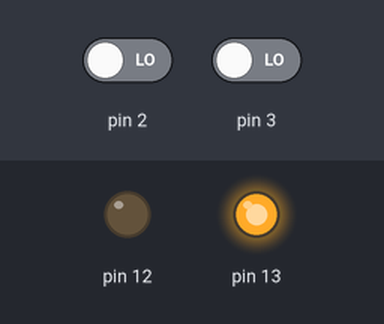
Simulated run of this sketch. Board: Arduino Uno, built with avr-gcc and run on an emulated ATmega328P. Shown: output pins drawn as LEDs (lit = HIGH). The test bench sets the inputs (shaded band); at power-on: pin 2 LOW, pin 3 LOW. Random numbers use the default seed unless the sketch sets one.

Above: at 3.0 s.
3.1 s: pin 2 driven HIGH
At 4.7 s:
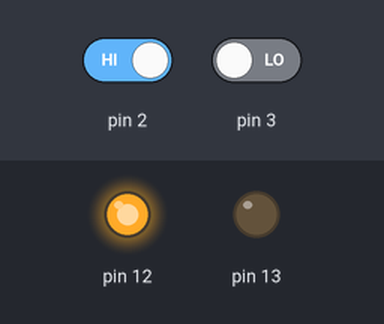
5.6 s: pin 3 driven HIGH
At 6.7 s:
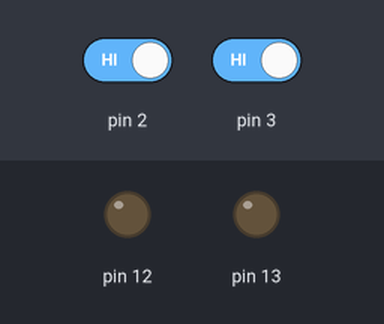
7.1 s: pin 3 driven LOW
At 8.1 s:
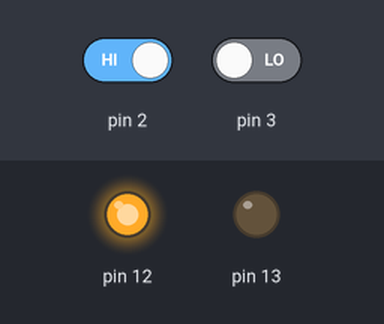
Timing chart, 0 to 10.1 s (numbered marks = the images above; inputs shaded):
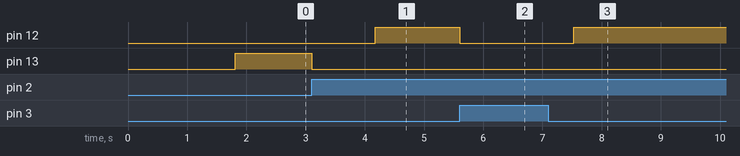

The sketch:

randomLight.ino
```cpp
class ButtonControl {
    public:
        ButtonControl(){};
        ButtonControl(int led, int button);
        int getLedPin();
        int getButtonPin();
    private:
        int ledPin, buttonPin;
};

//Constructor member function
ButtonControl::ButtonControl(int led, int button) {
    ledPin = led;
    buttonPin = button;
    pinMode(led, OUTPUT);
    pinMode(button, INPUT);
}

int ButtonControl::getLedPin() {
    return ledPin;
}

int ButtonControl::getButtonPin() {
    return buttonPin;
}

const int NUM_LEDS = 2;
const int MIN_DELAY = 1000;
const int MAX_DELAY = 2000;
ButtonControl buttonControls[NUM_LEDS] = { ButtonControl(12, 3), ButtonControl(13, 2) };
ButtonControl _currentControl;
ButtonControl *currentControl = &_currentControl;

void setup() {
    Serial.begin(9600);
    lightRandom();
}

void loop() {
    int ledPin = currentControl->getLedPin();
    if (ledPin != NULL && digitalRead(currentControl->getButtonPin()) == LOW) {
        digitalWrite(ledPin, HIGH);
    } else {
        digitalWrite(ledPin, LOW);
        lightRandom();
    }
}

void lightRandom() {
    delay(random(MIN_DELAY, MAX_DELAY));
    currentControl = &buttonControls[random(0, NUM_LEDS)];
}
```

Measured:
- after the input at 3.1 s, pin 12: LOW → HIGH after 1.1 s; pin 13: HIGH → LOW at once
- after the input at 5.6 s, pin 12: HIGH → LOW at once
- after the input at 7.1 s, pin 12: LOW → HIGH after 0.43 s
